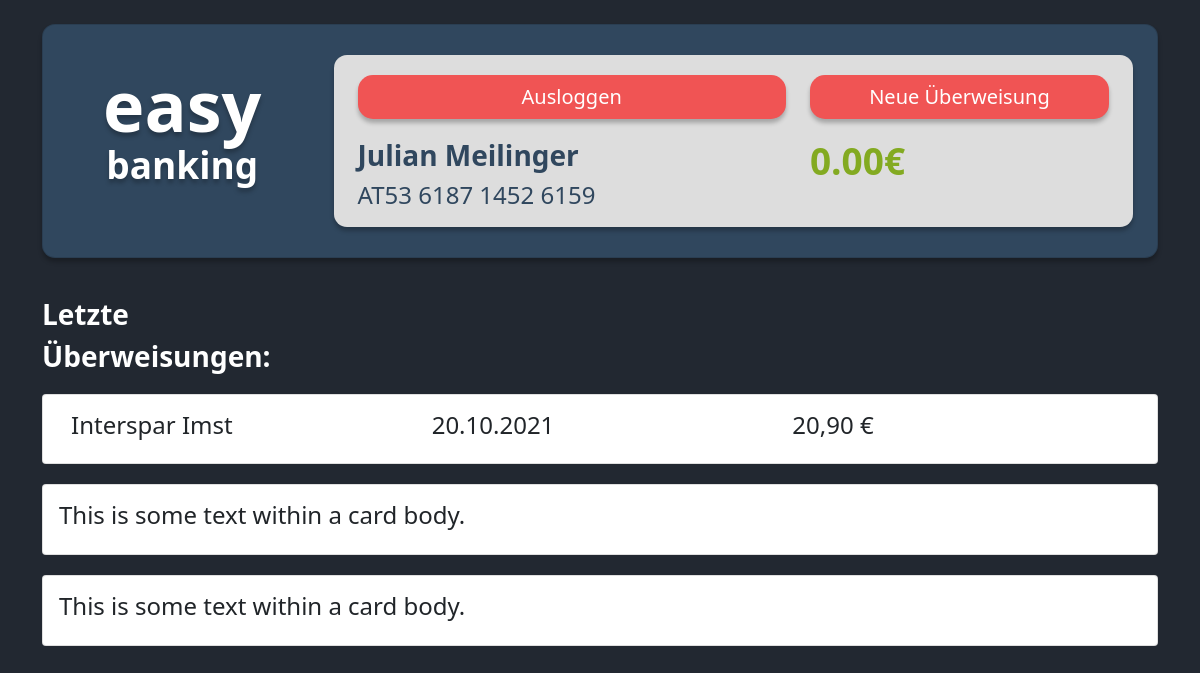
Before: /index.php (signed in) with the older database file.
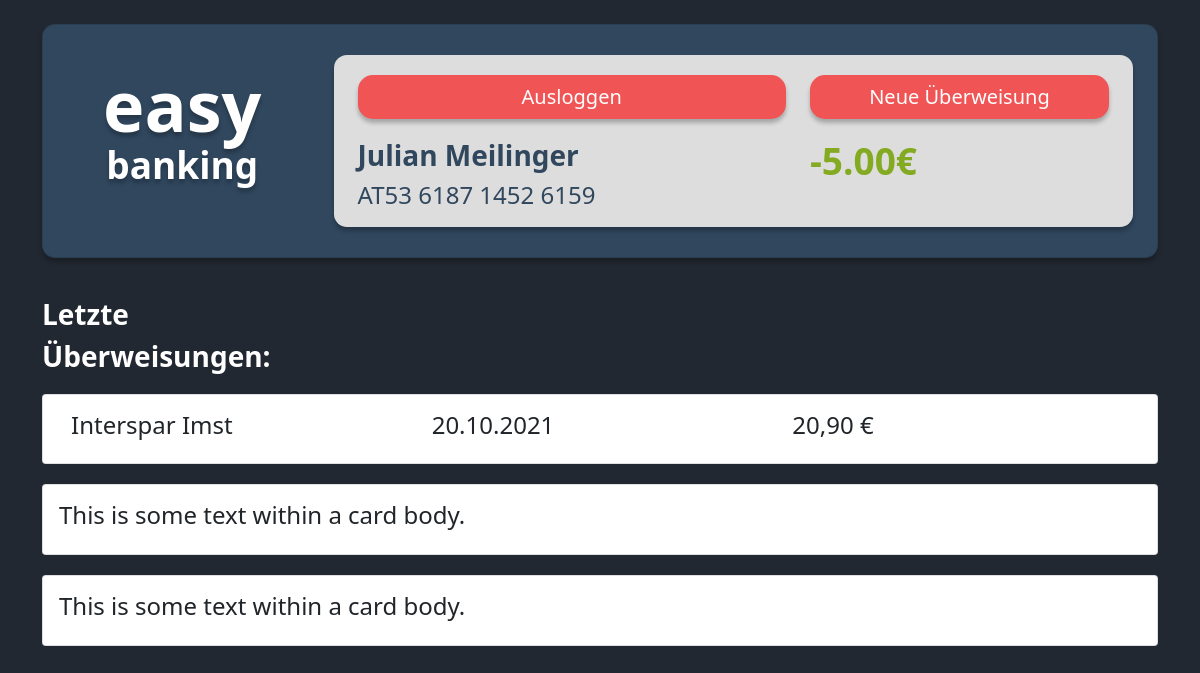
After: the same page with the newer database file.
### tables this page shows
CREATE TABLE `kunde` (
  `id` int(11) NOT NULL,
  `vorname` varchar(255) NOT NULL,
  `nachname` varchar(255) NOT NULL,
  `email` varchar(255) NOT NULL,
  `passwort` varchar(255) NOT NULL,
  `kontostand` decimal(10,2) NOT NULL,
  `iban` varchar(255) NOT NULL,
  `bic` varchar(255) NOT NULL
);

### lib/database.php (called while the page is built, shortened)
<?php
function fetchAll($email, $db){
    $mysqli = $db->prepare("SELECT * FROM kunde WHERE email = ?");
    $mysqli->bind_param("s", $email);
    $mysqli->execute();
    $result = $mysqli->get_result();
    $assocresult = $result->fetch_assoc();
    return $assocresult;
}
function displayIban($email, $db){
    $user = fetchAll($email,$db)['iban'];
    $iban = substr($user,0 ,4). " " . substr($user, 4, 4) . " " . substr($user, 8, 4) . " " . substr($user, 12, 4);
    return $iban;
}
function displayName($email, $db){
    $arrUser = fetchAll($email, $db);
    $name = $arrUser['vorname'] . " " . $arrUser['nachname'];
    return $name;
}
?>

### index.php (the view, shortened to what this page needs)
<?php
require_once 'lib/database.php';
?>
<!DOCTYPE html>
<html lang="en">
<head>
    <link rel="stylesheet" href="css/style.css">
    <link href="https://cdn.jsdelivr.net/npm/bootstrap@5.1.1/dist/css/bootstrap.min.css" rel="stylesheet">
</head>
<body>
    <?php
    $login = $_SESSION['login'];
    if (!isset($_SESSION['login'])) {
        header("Location: login.php");
        exit;
    } else {
    ?>
        <div class="container">
            <div class="card" id="headerCard">
                <div class="container">
                    <div class="row">
                        <div class="col-md-3 col-sm-12 text-center" id="logoBox">
                            <h1>easy</h1>
                            <h2>banking</h2>
                        </div>
                        <div class="col-md-9  col-sm-12">
                            <div id="userBox">
                                <div class="container">
                                    <div class="row">
                                        <div class="col-md-7  col-sm-12 ">
                                            <form action="index.php" method="POST">
                                                <button id="button" name="signout" type="submit" class="btn">Ausloggen</button>
                                            </form>
                                        </div>
                                        <div class="col-md-5  col-sm-12 ">
                                            <a id="button" class="btn" href="transfer.php" role="button">Neue Überweisung</a>
                                        </div>
                                    </div>
                                    <div class="row" id="userData">
                                        <div class="col-md-7  col-sm-12 ">
                                            <h3><?php echo displayName($login, $db);?></h3>
                                            <h4><?php echo displayIban($login, $db);?></h4>
                                        </div>
                                        <div class="col-md-5  col-sm-12 ">
                                            <h2 id="moneySum"><?php echo fetchAll($login, $db)['kontostand'] . "€"; ?></h2>
                                        </div>
                                    </div>
                                </div>
                            </div>
                        </div>
                    </div>
                </div>
            </div>
            <div>
                <div id="transactionList">
                    <h3>Letzte</h3>
                    <h3>Überweisungen:</h3>
                </div>
                <div class="card">
                    <div class="card-body">
                        <div class="container">
                            <div class="row">
                                <div class="col-4">
                                    <h4>Interspar Imst</h4>
                                </div>
                                <div class="col-4">
                                    <h4>20.10.2021</h4>
                                </div>
                                <div class="col-4">
                                    <h4>20,90 €</h4>
                                </div>
                            </div>
                        </div>
                    </div>
                </div>
                <div class="card box1">
                    <div class="card-body">
                        <h4>This is some text within a card body.</h4>
                    </div>
                </div>
                <div class="card box1">
                    <div class="card-body">
                        <h4>This is some text within a card body.</h4>
                    </div>
                </div>
            </div>
        </div>
    <?php
    }
    ?>
</body>
</html>

### css/style.css (style rules this page uses)
body { background-color: #222831 !important; }
#headerCard { margin-top: 3vh; background: #30475E; box-shadow: 0px 4px 4px rgba(0, 0, 0, 0.25); border-radius: 13px; padding-bottom: 30px; }
h1 { font-weight: bold !important; font-size: 70px !important; line-height: 60px !important; text-shadow: 0px 4px 4px rgba(0, 0, 0, 0.25); }
h2 { font-weight: bold !important; font-size: 37px !important; color: white; text-shadow: 0px 4px 4px rgba(0, 0, 0, 0.25); }
h3 { font-weight: bold !important; }
#logoBox { color: white; margin-top: 50px; }
#userBox { margin-top: 30px; color: #30475E; margin-right: 1vw; background: #DDDDDD; box-shadow: 0px 4px 4px rgba(0, 0, 0, 0.25); border-radius: 13px; padding-bottom: 10px; }
#button { width: 100%; font-size: 20px !important; background-color: #F05454 !important; color: white !important; margin-top: 20px !important; box-shadow: 0px 4px 4px rgba(0, 0, 0, 0.25); border-radius: 15px; }
#moneySum { color: #83AA21; text-shadow: none; }
#userData { margin-top: 20px; }
#transactionList { margin-top: 5vh; color: white !important; }
.card { margin-top: 20px; }
a { display: block; text-align: center; margin-top: 10px; }

Changed rows visible on the page:
changed kunde "Julian Meilinger": kontostand "0.00" → "-5.00"
